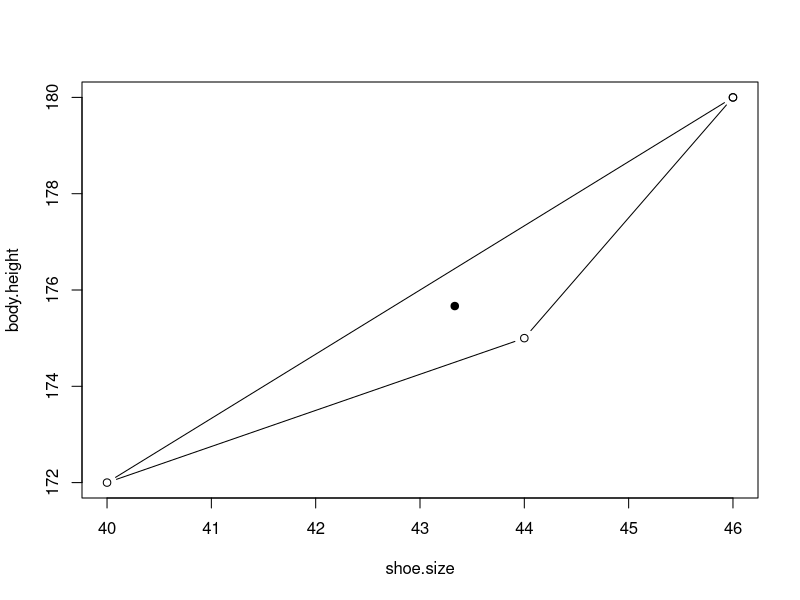

The R source for this figure:
## ---- chunk 1
if (! exists("solution")) {
  solution = FALSE
}
## ---- chunk 2
shoes = data.frame(shoe.size = c(46, 40, 44), body.height = c(180, 172, 175))
shoes
## ---- chunk 3
cat("__Solution__:")
## ---- chunk 4
# a)
##########
shoes.norm = scale(shoes)
shoes.norm

# alternative: if you don't know the scale function, write your own.
scale_this = function(x) {
  (x - mean(x)) / sd(x)
}
apply(shoes, 2, scale_this)

# b)
##########
diff.norm = shoes.norm[1, ] - shoes.norm[3, ]
diff.norm 
# manhattan for normalized data:
sum(abs(diff.norm))
# euclidean for normalized data:
sqrt(sum((diff.norm)^2))

diff = shoes[1, ] - shoes[3, ]
diff
# manhattan for original data:
sum(abs(diff))
# euclidean for normalized data:
sqrt(sum((diff)^2))

# c)
##########
# manhattan for normalized data:
as.numeric(dist(shoes.norm[c(1,3),], method = "manhattan"))
# euclidean for normalized data:
as.numeric(dist(shoes.norm[c(1,3),], method = "euclidean"))

# manhattan for original data:
as.numeric(dist(shoes[c(1,3),], method = "manhattan"))
# euclidean for normalized data:
as.numeric(dist(shoes[c(1,3),], method = "euclidean"))

# d)
##########
shoes
# coordinates of the centroid are
centroid = c(mean(shoes$shoe.size), mean(shoes$body.height))
centroid
## ---- chunk 5
plot(rbind(shoes, shoes[1,]), type = "b")
points(x = centroid[1], y = centroid[2], pch = 19)
